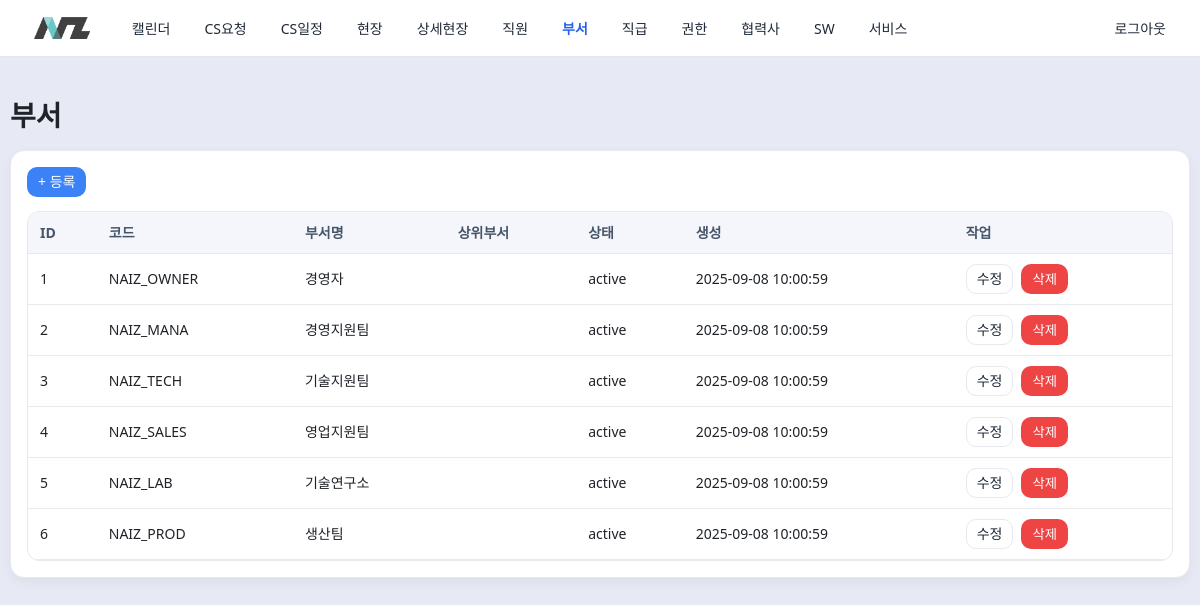
Screenshot of /departments (signed in) with the database file from the repository.
### app.py (models this page shows)
class Department(Base):
    __tablename__ = "departments"
    dept_id = Column(Integer, primary_key=True)
    dept_code = Column(String, nullable=False, unique=True)
    name = Column(String, nullable=False)
    parent_id = Column(Integer, ForeignKey("departments.dept_id"), nullable=True)
    status = Column(String, nullable=False, default="active")
    created_at = Column(DateTime, nullable=False, default=func.datetime("now", "localtime"))
    updated_at = Column(DateTime, nullable=False, default=func.datetime("now", "localtime"))
    deleted_at = Column(DateTime, nullable=True)
    parent = relationship("Department", remote_side=[dept_id], backref="children")

### app.py (the view)
@app.get("/departments", response_class=HTMLResponse)
def departments_list(request: Request, db: OrmSession = Depends(get_db)):
    require_login(request)
    rows = []
    for d in db.query(Department).order_by(Department.dept_id.asc()).all():
        parent = db.get(Department, d.parent_id).name if d.parent_id else ""
        rows.append([d.dept_id, d.dept_code, d.name, parent, d.status, d.created_at])
    headers = ["ID", "코드", "부서명", "상위부서", "상태", "생성"]
    return render_list(request, "부서", headers, rows, {
        "new": "/departments/new", "edit": "/departments/edit/{id}", "delete": "/departments/delete/{id}"
    })

### templates/generic_list.html (shortened to what this page needs)
{% extends "base.html" %}
{% block content %}
<h1 class="mb-2">{{ title }}</h1>
<div class="card">
  <div class="card-body">
    <div class="mb-2">
      {% if routes.new %}<a href="{{ routes.new }}" class="btn btn-primary btn-small">+ 등록</a>{% endif %}
    </div>
    <table class="table" id="grid">
      <thead>
        <tr>
          {% for h in headers %}
            <th class="{{ h.class }}">{{ h.label }}</th>
          {% endfor %}
          {% if routes.edit or routes.delete or routes.child %}
            <th>작업</th>
          {% endif %}
        </tr>
      </thead>
      <tbody>
        {% for row in rows %}
        <tr>
          {% for col in row %}<td>{{ col }}</td>{% endfor %}
          {% if routes.edit or routes.delete or routes.child %}
          <td class="actions">
            {% if routes.edit %}
              <a class="btn btn-outline btn-small" href="{{ routes.edit|replace('{id}', row[0]|string) }}">수정</a>
            {% endif %}
            {% if routes.delete %}
              <form method="post" action="{{ routes.delete|replace('{id}', row[0]|string) }}" style="display:inline" onsubmit="return confirm('삭제하시겠습니까?');">
                <button class="btn btn-danger btn-small" type="submit">삭제</button>
              </form>
            {% endif %}
          </td>
          {% endif %}
        </tr>
        {% else %}
        <tr>
          <td class="text-center muted" colspan="{{ headers|length + (1 if (routes.edit or routes.delete or routes.child) else 0) }}">데이터가 없습니다.</td>
        </tr>
        {% endfor %}
      </tbody>
    </table>
  </div>
</div>
{% endblock %}

### static/style.css (style rules this page uses)
:root { --bg:#e7e9f5; --panel:#fff; --border:#e7e9ef; --text:#1f2328; --muted:#6b7280; --brand:#2563eb; --brand-weak:#3b82f6; --danger:#ef4444; --ok:#16a34a; --warn:#f59e0b; --radius:14px; --radius-sm:10px; --container:1180px; --control-h:38px; }
* { box-sizing:border-box }
html,body { height:100% }
body { margin:0;background:var(--bg);color:var(--text);font:14px/1.5 system-ui,-apple-system,"Segoe UI",Roboto,Helvetica,Arial }
.card { background:var(--panel);border:1px solid var(--border);border-radius:var(--radius);box-shadow:0 .25rem .75rem rgba(0,0,0,.05) }
.card-body { padding:16px }
.btn { display:inline-flex;align-items:center;justify-content:center; height:40px;padding:0 14px;border-radius:12px;border:1px solid transparent;cursor:pointer; background:#fff;color:#1f2937 }
.btn-primary { background:var(--brand-weak);color:#fff;border-color:transparent }
.btn-outline { background:#fff;border-color:var(--border);color:#1f2937 }
.btn-danger { background:var(--danger);color:#fff;border-color:transparent }
.btn-small { height:30px;border-radius:10px;padding:0 10px }
.btn, .btn:hover, .btn:focus, .btn:active, a.btn, a.btn:hover, a.btn:focus, a.btn:active { text-decoration:none }
.table { width:100%;border-collapse:separate;border-spacing:0;background:var(--panel); border:1px solid var(--border);border-radius:12px;overflow:hidden }
.table th,.table td { padding:10px 12px;border-bottom:1px solid var(--border);text-align:left;vertical-align:middle }
.table th { background:#f4f6fb;color:#475569;font-weight:700 }
.table .actions { display:flex;gap:8px }
.mb-2 { margin-bottom:14px }

### templates/generic_list.html (style rules this page uses)
.table thead th { position: relative; user-select: none; }

### rows the page displays
Department: row "1", dept_code "NAIZ_OWNER", name "경영자", status "active", created_at "2025-09-08 10:00:59"
Department: row "2", dept_code "NAIZ_MANA", name "경영지원팀", status "active", created_at "2025-09-08 10:00:59"
Department: row "3", dept_code "NAIZ_TECH", name "기술지원팀", status "active", created_at "2025-09-08 10:00:59"
Department: row "4", dept_code "NAIZ_SALES", name "영업지원팀", status "active", created_at "2025-09-08 10:00:59"
Department: row "5", dept_code "NAIZ_LAB", name "기술연구소", status "active", created_at "2025-09-08 10:00:59"
Department: row "6", dept_code "NAIZ_PROD", name "생산팀", status "active", created_at "2025-09-08 10:00:59"

### other values shown
{{ title }} "부서"
{{ h.label }} "ID" "코드" "부서명" "상위부서" "상태" "생성"
